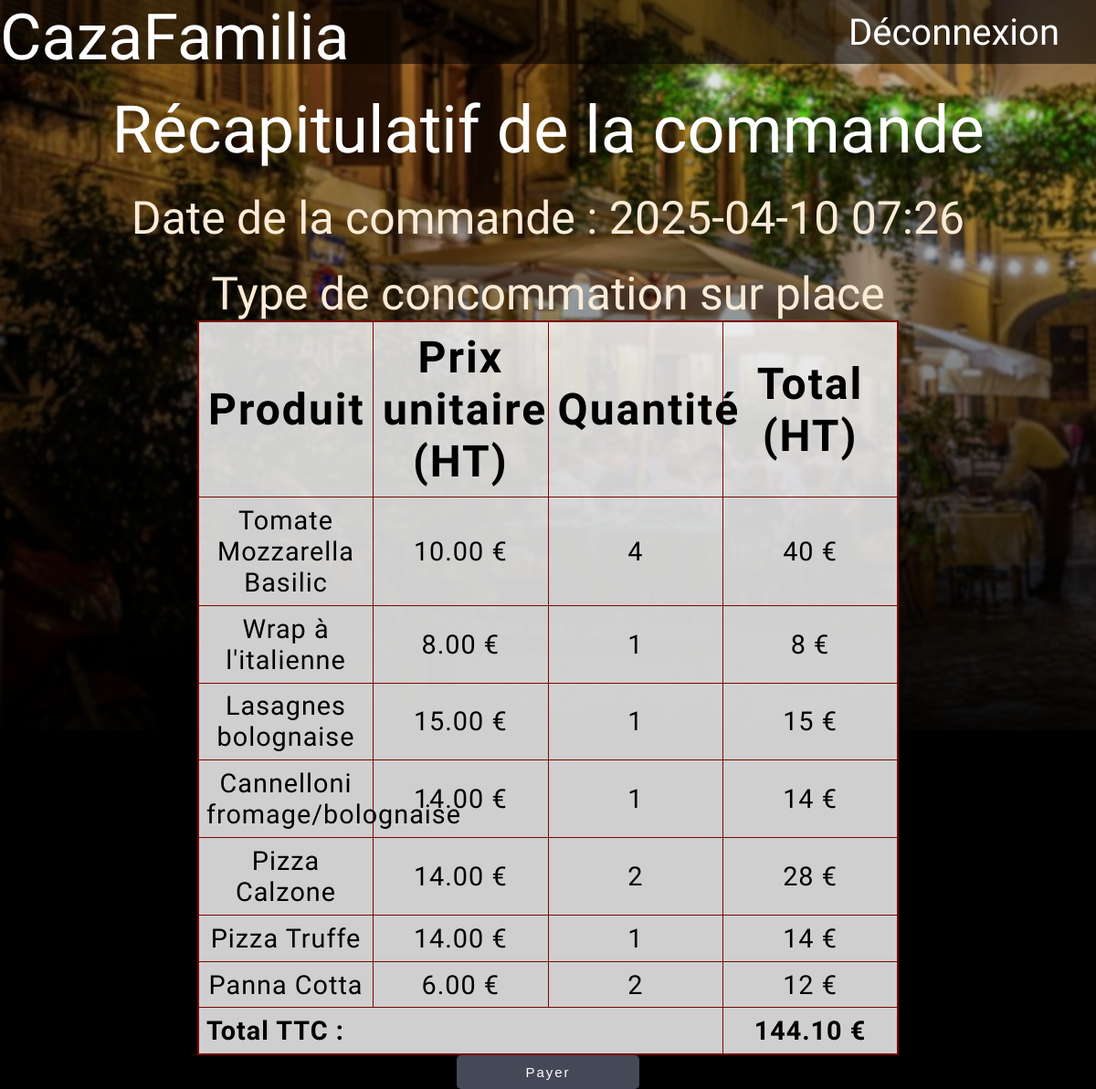
Page /CasaFamillia/validation.php?id_commande=5 (signed in) on the committed database.
### tables this page shows
CREATE TABLE `lignecommande` (
  `id_ligne_commande` int(11) NOT NULL,
  `id_commande` int(11) NOT NULL,
  `id_produit` int(11) NOT NULL,
  `qte` int(11) NOT NULL,
  `total_ligne_ht` decimal(10,2) DEFAULT 0.00
);

CREATE TABLE `produit` (
  `id_produit` int(11) NOT NULL,
  `libelle` varchar(255) NOT NULL,
  `prix_ht` decimal(10,2) NOT NULL,
  `quantité_produit` int(11) DEFAULT NULL
);

CREATE TABLE `commande` (
  `id_commande` int(11) NOT NULL,
  `id_user` int(11) NOT NULL,
  `id_etat` int(11) NOT NULL,
  `_date` datetime NOT NULL DEFAULT current_timestamp(),
  `total_commande` decimal(10,2) DEFAULT 0.00,
  `type_conso` int(11) NOT NULL
);

### CasaFamillia/validation.php (the view, shortened to what this page needs)
<?php
include "fonction.inc.php";
$dbh = connexion();
$type_conso = isset($_GET["type_conso"]) ? $_GET["type_conso"] : '';
$id_commande = isset($_GET["id_commande"]) ? $_GET["id_commande"] : '';
$sql = 'SELECT p.libelle, p.prix_ht, l.qte, c.total_commande FROM lignecommande AS l, produit AS p, commande AS c WHERE l.id_produit = p.id_produit AND l.id_commande = c.id_commande AND c.id_commande = :id_commande;';
try {
    $sth = $dbh->prepare($sql);
    $sth->execute(
        array(
            ":id_commande" => $id_commande
        )
    );
    $rows = $sth->fetchAll(PDO::FETCH_ASSOC);
} catch (PDOException $ex) {
    die("Erreur lors de la requête SQL : " . $ex->getMessage());
}
?>
<!DOCTYPE html>
<html lang="fr">
<head>
    <link rel="stylesheet" href="style.css">
</head>
<body>
    <div class="bigcontainer">
        <div class="suite">
            <h1>Récapitulatif de la commande</h1>
            <p>Date de la commande : <?php echo date("Y-m-d H:i"); ?></p>
            <?php
            $date = "Type de concommation";
            if ($type_conso == 1) {
                echo "<p>$date   à emporter</p>";
            } else
                echo "<p>$date  sur place</p>";
            ?>
            <div class="liste">
                <table border="1">
                    <tr>
                        <th>Produit</th>
                        <th>Prix unitaire (HT)</th>
                        <th>Quantité</th>
                        <th>Total (HT)</th>
                    </tr>
                    <?php
                    foreach ($rows as $row) :
                        $prix_ttc = $row['total_commande'];
                    ?>
                        <tr>
                            <td><?php echo htmlspecialchars($row['libelle']); ?></td>
                            <td><?php echo number_format($row['prix_ht'], 2); ?> €</td>
                            <td><?php echo htmlspecialchars($row['qte']); ?></td>
                            <td><?php echo htmlspecialchars($row['prix_ht'] * $row['qte']); ?> € </td>
                        </tr>
                    <?php endforeach; ?>
                    <tr>
                        <td colspan="3" style="text-align: left;"><strong>Total TTC :</strong></td>
                        <td><strong><?php echo number_format($prix_ttc, 2); ?> €</strong></td>
                    </tr>
                </table>
            </div>
            <div class="conso">
                <a href="payement.php?id_commande=<?php echo htmlspecialchars($id_commande); ?>">
                    <input type="submit" name="submit" value="Payer" class="wave-button">
                </a>
            </div>
        </div>
    </div>
</body>
</html>

### CasaFamillia/style.css (style rules this page uses)
* { margin: 0; padding: 0; }
* a { list-style: none; text-decoration: none; color: #000; }
body { margin: 0; padding: 0; box-sizing: border-box; display: flex; justify-content: center; text-align: center; font-size: 1.5em; background-color: #000000; }
h1 { font-size: 3em; font-family: "Italianno"; color: #ffffff; }
table { table-layout: fixed; border-collapse: collapse; border: 2px solid #7a0600; font-family: "Italianno"; }
td { padding: 7.9px; }
th { letter-spacing: 2px; font-size: 3em; padding: 10px; }
td { letter-spacing: 1px; font-size: 1.8em; }
tbody td { text-align: center; }
.suite { margin-top: 100px; height: fit-content; width: 80%; position: absolute; }
.suite h1 { font-weight: lighter; }
.liste { display: flex; justify-content: center; }
.liste table { height: fit-content; width: 80%; background-color: #ffffffcf; }
.bigcontainer { height: 100vh; width: 100%; background: linear-gradient(to bottom, transparent, rgba(0, 0, 0, 0.94)), url(image/shutterstock_789017482.jpeg); background-repeat: no-repeat; background-size: cover; display: flex; justify-content: center; }
.wave-button { width: 200px; padding: 10px 20px; position: relative; display: inline-block; text-decoration: none; background-color: transparent; border: none; cursor: pointer; color: white; letter-spacing: 2px; text-align: center; background: #444857; overflow: hidden; border-radius: 5px; transition: background-color 0.4s; font-size: 15px; }
p { margin-top: 25px; color: antiquewhite; font-family: "Italianno"; font-size: 50px; }

### rows in the picture
lignecommande: id_produit.libelle "Tomate Mozzarella Basilic", id_produit.prix_ht "10.00", qte "4", $row['prix_ht'] * $row['qte'] "40"
lignecommande: id_produit.libelle "Wrap à l'italienne", id_produit.prix_ht "8.00", qte "1", $row['prix_ht'] * $row['qte'] "8"
lignecommande: id_produit.libelle "Lasagnes bolognaise", id_produit.prix_ht "15.00", qte "1", $row['prix_ht'] * $row['qte'] "15"
lignecommande: id_produit.libelle "Cannelloni fromage/bolognaise", id_produit.prix_ht "14.00", qte "1", $row['prix_ht'] * $row['qte'] "14"
lignecommande: id_produit.libelle "Pizza Calzone", id_produit.prix_ht "14.00", qte "2", $row['prix_ht'] * $row['qte'] "28"
lignecommande: id_produit.libelle "Pizza Truffe", id_produit.prix_ht "14.00", qte "1", $row['prix_ht'] * $row['qte'] "14"
lignecommande: id_produit.libelle "Panna Cotta", id_produit.prix_ht "6.00", qte "2", $row['prix_ht'] * $row['qte'] "12"
commande: total_commande "144.10"

### other values in the picture
$texte "Déconnexion"
$date "Type de concommation"
